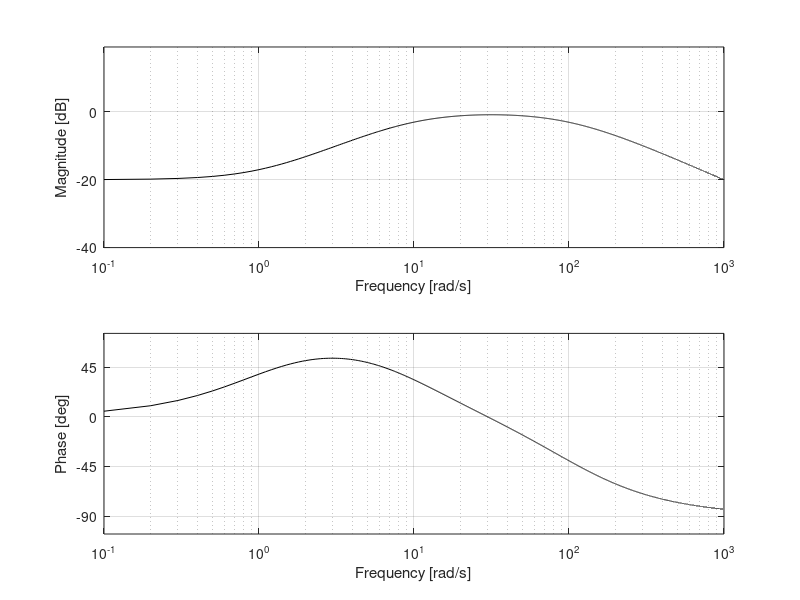

Here is the MATLAB script that generated this plot:
% Bode Plot Generator
% Created by Evan Schimmel on 10/26/2021
% Free for editing and distribution
% If you encounter issues, email schimmer@rose-hulman.edu

close all
clear all
clc

% Specify stepsize, 0.1 is plenty small
stepsize = 0.1;
i=0;

% Loop over frequencies
for omega = 10e-2:stepsize:10e2
    i=i+1;
    s = omega*1i;
    
    % **** ADD YOUR TRANSFER FUNCTION HERE ****
    numer_TF = 100*(s+1);
    denom_TF = (s^2+110*s+1000);
    % **** ADD YOUR TRANSFER FUNCTION HERE ****
    
    % Calculations for plots
    omega_val(i) = omega;
    numer_re = real(numer_TF);
    numer_im = imag(numer_TF);
    denom_re = real(denom_TF);
    denom_im = imag(denom_TF);
    FRF_mag = (sqrt((numer_re)^2+(numer_im)^2)) / (sqrt((denom_re)^2+(denom_im)^2));
    DB_mag(i) = 20*log10(abs(FRF_mag));
    numer_phase_rad = atan2(numer_im,numer_re);
    denom_phase_rad = atan2(denom_im,denom_re);
    FRF_phase_rad(i) = numer_phase_rad - denom_phase_rad;
end

FRF_phase_deg = (360/(2*pi)) * unwrap(FRF_phase_rad);

% Create magnitude and phase plots
figure
set(gcf, 'color', 'w')

subplot(2,1,1)
plot(omega_val,DB_mag,'k-')
set(gca, 'XScale','log');
xlabel('Frequency [rad/s]')
ylabel('Magnitude [dB]')
xlim([10e-2 10e2])
ymin = min(DB_mag)-20;
ymax = max(DB_mag)+20;
ylim([ymin ymax])
xticks([10e-2 10e-1 10e0 10e1 10e2]);
yticks([-100:20:100]);
grid

subplot(2,1,2)
plot(omega_val,FRF_phase_deg,'k-')
set(gca, 'XScale','log');
xlabel('Frequency [rad/s]')
ylabel('Phase [deg]')
xlim([10e-2 10e2])
ymin = min(FRF_phase_deg)-22.5;
ymax = max(FRF_phase_deg)+22.5;
ylim([ymin ymax])
xticks([10e-2 10e-1 10e0 10e1 10e2]);
yticks([-360:45:360]);
grid